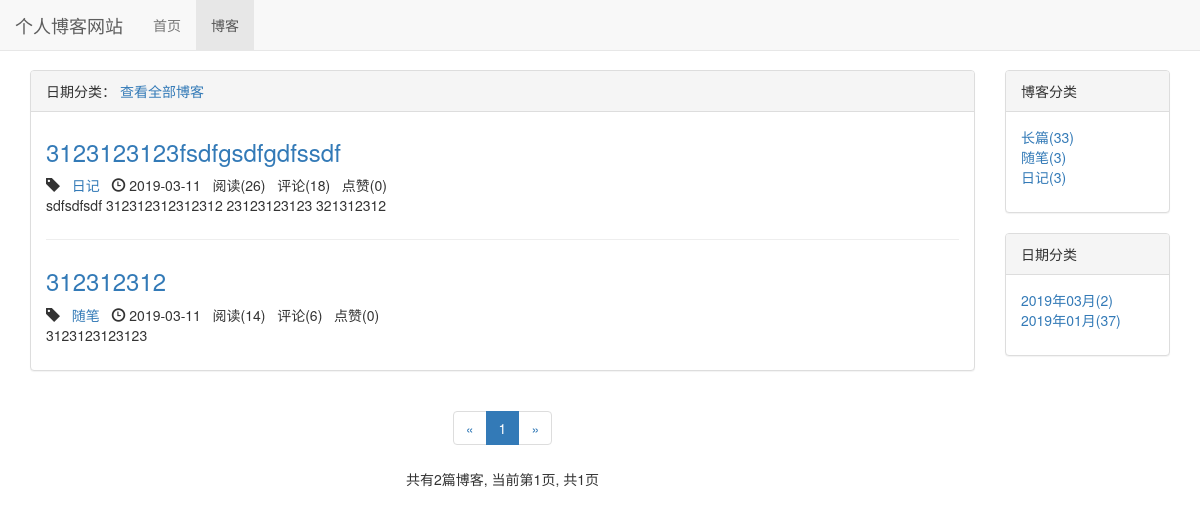
The page /blog/date/2019/3 on the database its author committed.
### blog/models.py (models this page shows, shortened)
class Blog(models.Model, ReadNumExpandMethod):
    title = models.CharField(max_length=50)
    blog_type = models.ForeignKey(BlogType, on_delete=models.CASCADE)
    content = RichTextUploadingField()
    author = models.ForeignKey(User, on_delete=models.CASCADE)
    read_details = GenericRelation(ReadDetail)  # 与阅读细节模型关联起来
    created_time = models.DateTimeField(auto_now_add=True)
    last_updated_time = models.DateTimeField(auto_now=True)
    class Meta:
        ordering = ['-created_time']

class BlogType(models.Model):
    type_name = models.CharField(max_length=50)
    def __str__(self):
        return self.type_name

### read_statistics/models.py (models this page shows)
class ReadNum(models.Model):
    read_num = models.IntegerField(default=0)
    content_type = models.ForeignKey(ContentType, on_delete=models.CASCADE)
    object_id = models.PositiveIntegerField()
    content_object = GenericForeignKey('content_type', 'object_id')

### likes/models.py (models this page shows)
class LikeCount(models.Model):
    content_type = models.ForeignKey(ContentType, on_delete=models.CASCADE)
    object_id = models.PositiveIntegerField()
    content_object = GenericForeignKey('content_type', 'object_id')
    liked_num = models.IntegerField(default=0)

### blog/views.py (the view)
# urls.py: path('date/<int:year>/<int:month>', views.blogs_with_date, name="blogs_with_date"),
def blogs_with_date(request, year, month):
    blogs_all_list = Blog.objects.filter(created_time__year=year, created_time__month=month)
    context = get_blog_list_common_data(blogs_all_list, request)
    context['blogs_with_date'] = '{}年{}月'.format(year, month)
    return render(request, 'blog/blogs_with_date.html', context)

### comment/templatetags/comment_tags.py (called while the page is built)
@register.simple_tag
def get_comment_count(obj):
    content_type = ContentType.objects.get_for_model(obj)
    return Comment.objects.filter(content_type=content_type, object_id=obj.pk).count()

### likes/templatetags/likes_tags.py (called while the page is built)
@register.simple_tag
def get_like_count(obj):
    content_type = ContentType.objects.get_for_model(obj)
    like_count, created = LikeCount.objects.get_or_create(content_type=content_type, object_id=obj.pk)
    return like_count.liked_num

### read_statistics/models.py (called while the page is built)
    def get_read_num(self):
        try:
            ct = ContentType.objects.get_for_model(self)
            readnum = ReadNum.objects.get(content_type=ct, object_id=self.pk)
            return readnum.read_num
        except exceptions.ObjectDoesNotExist:
            return 0

### blog/templates/blog/blogs_with_date.html (shortened to what this page needs)
{% extends 'blog/blog_list.html' %}
{% block blog_list_title %}
    日期分类： {{ blog_type.type_name }}
    <a href="{% url 'blog_list' %}">查看全部博客</a>
{% endblock %}

### blog/templates/blog/blog_list.html (shortened to what this page needs)
{% extends 'base.html' %}
{% block nav_blog_active %}active{% endblock %}
{% load staticfiles %}
{% load comment_tags %}
{% load likes_tags %}
{% block header_extends %}
    <link rel="stylesheet" type="text/css" href="{% static 'blog/blog.css' %}">
{% endblock %}
{% block content %}
    <div class="container">
        <div class="row">
            <div class="col-xs-12 col-sm-8 col-md-9 col-lg-10">
                <div class="panel panel-default">
                    <div class="panel-heading">{% block blog_list_title %}博客列表{% endblock %}</div>
                    <div class="panel-body">
                        {% for blog in page_of_blogs.object_list %}
                            <div class="blog">
                                <h3><a href="{% url 'blog_detail' blog.pk %}">{{ blog.title }}</a></h3>
                                <p class="blog-info">
                                    <span class="glyphicon glyphicon-tag"></span>&nbsp;&nbsp;&nbsp;<a href="{% url 'blogs_with_type' blog.blog_type.pk %}">{{ blog.blog_type }}</a>&nbsp;&nbsp;&nbsp;<span class="glyphicon glyphicon-time"></span> {{ blog.created_time|date:"Y-m-d" }}&nbsp;&nbsp;
                                    阅读({{ blog.get_read_num }})&nbsp;&nbsp;
                                    评论({% get_comment_count blog %})&nbsp;&nbsp;
                                    点赞({% get_like_count blog %})
                                </p>
                                <p>{{ blog.content|striptags|truncatechars:120 }}</p>
                            </div>
                        {% empty %}
                            <div class="blog">
                                <h3>暂无博客，敬请期待</h3>
                            </div>
                        {% endfor %}
                    </div>
                </div>
                <div class="paginator">
                    <ul class="pagination">
                        <li>
                            {% if page_of_blogs.has_previous %}
                                <a href="?page={{ page_of_blogs.previous_page_number }}" aria-label="Previous">
                                    <span aria-hidden="true">&laquo;</span>
                                </a>
                            {% else %}
                                <span aria-hidden="true">&laquo;</span>
                            {% endif %}
                        </li>
                        {% for page_num in page_range %}
                            {% if page_num == page_of_blogs.number %}
                                <li class="active"><span>{{ page_num }}</span></li>
                            {% else %}
                                {% if page_num == '...' %}
                                    <li><span>{{ page_num }}</span></li>
                                {% else %}
                                    <li><a href="?page={{ page_num }}">{{ page_num }}</a></li>
                                {% endif %}
                            {% endif %}
                        {% endfor %}
                        <li>
                            {% if page_of_blogs.has_next %}
                                <a href="?page={{ page_of_blogs.next_page_number }}" aria-label="Next">
                                    <span aria-hidden="true">&raquo;</span>
                                </a>
                            {% else %}
                                <span aria-hidden="true">&raquo;</span>
                            {% endif %}
                        </li>
                    </ul>
                    <p>
                        共有{{ page_of_blogs.paginator.count }}篇博客,
                        当前第{{ page_of_blogs.number }}页,
                        共{{ page_of_blogs.paginator.num_pages }}页
                    </p>
                </div>
            </div>
            <div class="hidden-xs col-sm-4 col-md-3 col-lg-2">
                <div class="panel panel-default">
                    <div class="panel-heading">博客分类</div>
                    <div class="panel-body">
                        <ul class="blog-types">
                            {% for blog_type in blog_types %}
                                <li><a href="{% url 'blogs_with_type' blog_type.pk %}">{{ blog_type.type_name }}({{ blog_type.blog_set.count }})</a></li>
                            {% empty %}
                                <li>暂无分类</li>
                            {% endfor %}
                        </ul>
                    </div>
                </div>
                <div class="panel panel-default">
                    <div class="panel-heading">日期分类</div>
                    <div class="panel-body">
                        <ul>
                            {% for blog_date, blog_count in blog_dates.items %}
                                <li>
                                    <a href="{% url 'blogs_with_date' blog_date.year blog_date.month %}">
                                        {{ blog_date|date:"Y年m月" }}({{ blog_count }})
                                    </a>
                                </li>
                            {% endfor %}
                        </ul>
                    </div>
                </div>
            </div>
        </div>
    </div>
{% endblock %}

### static/css/base.css (style rules this page uses)
* { margin: 0; padding: 0; }
body { margin-top: 70px!important; }
ul { list-style-type: none!important; }

### blog/static/blog/blog.css (style rules this page uses)
ul.blog-types { list-style-type: none; }
div.blog:not(:last-child) { margin-bottom: 2em; padding-bottom: 1em; border-bottom: 1px solid #eee; }
div.blog h3 { margin-top: 0.5em; }
div.blog p.blog-info { margin-bottom: 0; }
div.paginator { text-align: center; }

### rows shown on the page
Blog: title "3123123123fsdfgsdfgdfssdf", blog_type "日记", created_time "2019-03-11", get_read_num "26", id "18", id.liked_num "0", content "sdfsdfsdf 312312312312312 23123123123 321312312"
Blog: title "312312312", blog_type "随笔", created_time "2019-03-11", get_read_num "14", id "6", id.liked_num "0", content "3123123123123"
BlogType: type_name "长篇", blog_set.count "33"
BlogType: type_name "随笔", blog_set.count "3"
BlogType: type_name "日记", blog_set.count "3"

### other values the page prints
{{ page_num }} "1"
{{ page_of_blogs.paginator.count }} "2"
{{ page_of_blogs.number }} "1"
{{ page_of_blogs.paginator.num_pages }} "1"
{{ blog_date|date:"Y年m月" }} "2019年03月" "2019年01月"
{{ blog_count }} "2" "37"
